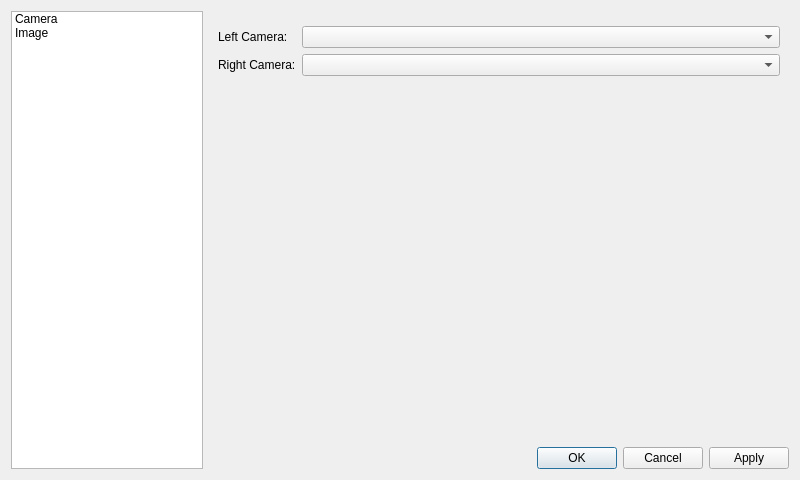
<?xml version="1.0" encoding="UTF-8"?>
<ui version="4.0">
 <class>SCSettingsDialog</class>
 <widget class="QDialog" name="SCSettingsDialog">
  <property name="geometry">
   <rect>
    <x>0</x>
    <y>0</y>
    <width>800</width>
    <height>480</height>
   </rect>
  </property>
  <property name="windowTitle">
   <string>Settings</string>
  </property>
  <layout class="QGridLayout" name="gridLayout">
   <item row="2" column="1">
    <widget class="QDialogButtonBox" name="buttonBox">
     <property name="orientation">
      <enum>Qt::Horizontal</enum>
     </property>
     <property name="standardButtons">
      <set>QDialogButtonBox::Apply|QDialogButtonBox::Cancel|QDialogButtonBox::Ok</set>
     </property>
     <property name="centerButtons">
      <bool>false</bool>
     </property>
    </widget>
   </item>
   <item row="0" column="0" rowspan="3">
    <widget class="QListWidget" name="pageIndex">
     <property name="maximumSize">
      <size>
       <width>192</width>
       <height>16777215</height>
      </size>
     </property>
     <property name="iconSize">
      <size>
       <width>32</width>
       <height>32</height>
      </size>
     </property>
     <item>
      <property name="text">
       <string>Camera</string>
      </property>
      <property name="icon">
       <iconset theme="camera"/>
      </property>
     </item>
     <item>
      <property name="text">
       <string>Image</string>
      </property>
      <property name="icon">
       <iconset theme="image"/>
      </property>
     </item>
    </widget>
   </item>
   <item row="1" column="1">
    <widget class="QStackedWidget" name="pageStack">
     <widget class="QWidget" name="page">
      <layout class="QFormLayout" name="formLayout">
       <item row="0" column="0">
        <widget class="QLabel" name="label">
         <property name="text">
          <string>Left Camera:</string>
         </property>
        </widget>
       </item>
       <item row="0" column="1">
        <widget class="QComboBox" name="comboBox"/>
       </item>
       <item row="1" column="0">
        <widget class="QLabel" name="label_2">
         <property name="text">
          <string>Right Camera:</string>
         </property>
        </widget>
       </item>
       <item row="1" column="1">
        <widget class="QComboBox" name="comboBox_2"/>
       </item>
      </layout>
     </widget>
     <widget class="QWidget" name="page_2"/>
    </widget>
   </item>
  </layout>
 </widget>
 <resources/>
 <connections>
  <connection>
   <sender>buttonBox</sender>
   <signal>accepted()</signal>
   <receiver>SCSettingsDialog</receiver>
   <slot>accept()</slot>
   <hints>
    <hint type="sourcelabel">
     <x>248</x>
     <y>254</y>
    </hint>
    <hint type="destinationlabel">
     <x>157</x>
     <y>274</y>
    </hint>
   </hints>
  </connection>
  <connection>
   <sender>buttonBox</sender>
   <signal>rejected()</signal>
   <receiver>SCSettingsDialog</receiver>
   <slot>reject()</slot>
   <hints>
    <hint type="sourcelabel">
     <x>316</x>
     <y>260</y>
    </hint>
    <hint type="destinationlabel">
     <x>286</x>
     <y>274</y>
    </hint>
   </hints>
  </connection>
 </connections>
</ui>
